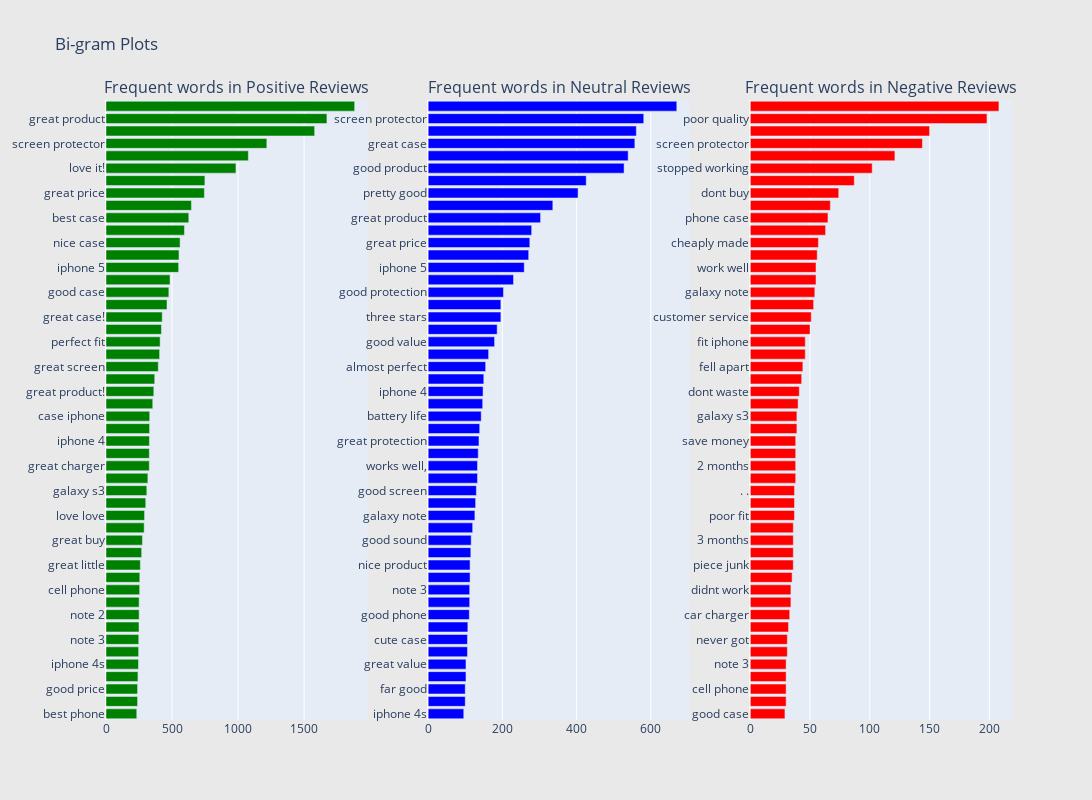

Source (notebook cell):
### Code cell
# Creating subplots
fig = tools.make_subplots(rows=1, cols=3, vertical_spacing=0.04,
                          subplot_titles=["Frequent words in Positive Reviews", 
                                          "Frequent words in Neutral Reviews",
                                          "Frequent words in Negative Reviews"])
fig.append_trace(plot1, 1, 1)
fig.append_trace(plot2, 1, 2)
fig.append_trace(plot3, 1, 3)
fig['layout'].update(height=800, width=1200, paper_bgcolor='rgb(233,233,233)', title="Bi-gram Plots")
py.iplot(fig, filename='word-plots')

### Figure 1 — Plotly figure (JSON) as saved in the notebook; plotly's stock layout.template omitted (floating-point values rounded to 4 significant figures)
{"data": [{"marker": {"color": "green"}, "orientation": "h", "showlegend": false, "type": "bar", "x": [233, 239, 239, 242, 246, 247, 248, 250, 251, 251, 255, 256, 260, 270, 276, 289, 292, 301, 309, 317, 328, 328, 329, 330, 331, 354, 362, 369, 396, 406, 410, 420, 426, 462, 476, 485, 550, 553, 561, 594, 627, 647, 745, 749, 984, 1078, 1218, 1580, 1673, 1883], "xaxis": "x", "y": ["best phone", "galaxy s4", "good price", "iphone case", "iphone 4s", "great battery", "note 3", "excellent case", "note 2", "bluetooth headset", "cell phone", "awesome case", "great little", "high quality", "great buy", "excellent product", "love love", "great value", "galaxy s3", "great protection", "great charger", "good quality", "iphone 4", "best screen", "case iphone", "galaxy note", "great product!", "love case", "great screen", "great phone", "perfect fit", "screen protectors", "great case!", "works great!", "good case", "phone case", "iphone 5", "good product", "nice case", "car charger", "best case", "works well", "great price", "samsung galaxy", "love it!", "five stars", "screen protector", "works great", "great product", "great case"], "yaxis": "y"}, {"marker": {"color": "blue"}, "orientation": "h", "showlegend": false, "type": "bar", "x": [96, 100, 100, 102, 102, 106, 106, 107, 111, 112, 112, 113, 113, 115, 116, 120, 126, 128, 130, 133, 133, 135, 137, 139, 143, 147, 148, 150, 155, 163, 179, 186, 196, 196, 203, 230, 259, 271, 274, 279, 303, 336, 404, 426, 528, 539, 557, 561, 581, 670], "xaxis": "x2", "y": ["iphone 4s", "nice case,", "far good", ". .", "great value", "decent case", "cute case", "easy use", "good phone", "note 2", "note 3", "looks good", "nice product", "bluetooth headset", "good sound", "sound quality", "galaxy note", "case iphone", "good screen", "great phone", "works well,", "galaxy s3", "great protection", "good case,", "battery life", "great case,", "iphone 4", "car charger", "almost perfect", "screen protectors", "good value", "works fine", "three stars", "good quality", "good protection", "phone case", "iphone 5", "samsung galaxy", "great price", "four stars", "great product", "good price", "pretty good", "works great", "good product", "nice case", "great case", "works well", "screen protector", "good case"], "yaxis": "y2"}, {"marker": {"color": "red"}, "orientation": "h", "showlegend": false, "type": "bar", "x": [29, 30, 30, 30, 30, 31, 31, 32, 33, 34, 34, 35, 36, 36, 36, 36, 37, 37, 37, 38, 38, 38, 38, 39, 39, 40, 41, 43, 44, 46, 46, 50, 51, 53, 54, 55, 55, 56, 57, 63, 65, 67, 74, 87, 102, 121, 144, 150, 198, 208], "xaxis": "x3", "y": ["good case", "waste money!", "cell phone", "good product", "note 3", "stay away", "never got", "galaxy s", "car charger", "belt clip", "didnt work", "doesnt work", "piece junk", "note 2", "3 months", "screen protectors", "poor fit", "low quality", ". .", "battery life", "2 months", "galaxy s4", "save money", "pay for.", "galaxy s3", "iphone 4s", "dont waste", "iphone 4", "fell apart", "worth money", "fit iphone", "bad quality", "customer service", "waste time", "galaxy note", "sound quality", "work well", "last long", "cheaply made", "fit phone", "phone case", "iphone 5", "dont buy", "two stars", "stopped working", "samsung galaxy", "screen protector", "one star", "poor quality", "waste money"], "yaxis": "y3"}], "layout": {"annotations": [{"font": {"size": 16}, "showarrow": false, "text": "Frequent words in Positive Reviews", "x": 0.1444, "xanchor": "center", "xref": "paper", "y": 1, "yanchor": "bottom", "yref": "paper"}, {"font": {"size": 16}, "showarrow": false, "text": "Frequent words in Neutral Reviews", "x": 0.5, "xanchor": "center", "xref": "paper", "y": 1, "yanchor": "bottom", "yref": "paper"}, {"font": {"size": 16}, "showarrow": false, "text": "Frequent words in Negative Reviews", "x": 0.8556, "xanchor": "center", "xref": "paper", "y": 1, "yanchor": "bottom", "yref": "paper"}], "height": 800, "paper_bgcolor": "rgb(233,233,233)", "title": {"text": "Bi-gram Plots"}, "width": 1200, "xaxis": {"anchor": "y", "domain": [0, 0.2889]}, "xaxis2": {"anchor": "y2", "domain": [0.3556, 0.6444]}, "xaxis3": {"anchor": "y3", "domain": [0.7111, 1]}, "yaxis": {"anchor": "x", "domain": [0, 1]}, "yaxis2": {"anchor": "x2", "domain": [0, 1]}, "yaxis3": {"anchor": "x3", "domain": [0, 1]}}}
